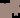

This is a level from a 2D game, rendered from its Tiled map with the project's own tilesets. A one-line summary and the complete map file follow:
An orthogonal 20x18 tile map with 1x1 px tiles, 1 tile layer (Tile Layer 1).

<map version="1.8" tiledversion="1.8.2" orientation="orthogonal" renderorder="right-down" width="20" height="18" tilewidth="1" tileheight="1" infinite="0" nextlayerid="2" nextobjectid="1">
 <tileset firstgid="1" source="Tile sets/ground.tsx" />
 <layer id="1" name="Tile Layer 1" width="20" height="18">
  <data encoding="csv">
0,0,0,0,0,0,0,0,0,0,5,5,5,5,5,5,5,5,5,5,
0,0,0,0,0,0,0,0,0,0,5,5,5,5,5,5,5,5,5,5,
0,0,0,0,0,0,0,0,0,0,5,5,5,5,5,5,5,5,5,5,
5,5,5,5,6,6,5,5,5,5,5,5,5,5,5,5,5,5,5,5,
5,5,5,5,5,5,5,5,5,5,5,5,5,5,5,5,5,5,5,5,
5,5,5,5,5,5,5,5,5,5,5,5,5,5,5,5,5,5,5,6,
5,5,5,5,5,5,5,5,5,5,5,5,5,5,5,5,5,5,5,6,
5,5,5,5,5,5,5,5,5,5,5,5,5,5,5,5,5,5,5,5,
5,5,5,5,5,5,5,5,5,5,5,5,5,5,5,5,5,5,5,5,
5,5,5,5,5,5,5,5,5,5,5,5,5,5,5,5,5,5,5,5,
5,5,5,5,5,5,5,5,5,5,5,5,5,5,5,5,5,5,5,5,
5,5,5,5,5,5,5,5,5,5,5,5,5,5,5,5,5,5,5,5,
5,5,5,5,5,5,5,5,5,5,5,5,5,5,5,5,5,5,5,5,
5,5,5,5,5,5,5,5,5,5,5,5,0,0,5,5,5,5,0,0,
5,5,5,5,5,5,5,5,5,5,5,5,0,0,5,5,5,5,0,0,
5,5,5,5,5,5,5,5,5,5,5,5,0,0,5,6,6,5,0,0,
5,5,5,5,5,5,5,5,5,5,5,5,0,0,0,0,0,0,0,0,
5,5,5,5,5,5,5,5,5,5,5,5,0,0,0,0,0,0,0,0
</data>
 </layer>
</map>
